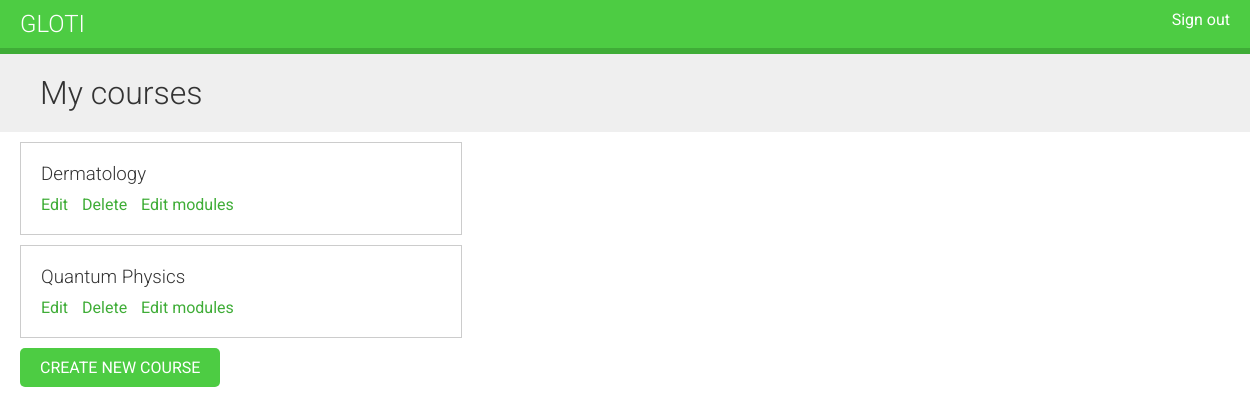
/course/mine/ (signed in), run on an earlier commit of the app's database.
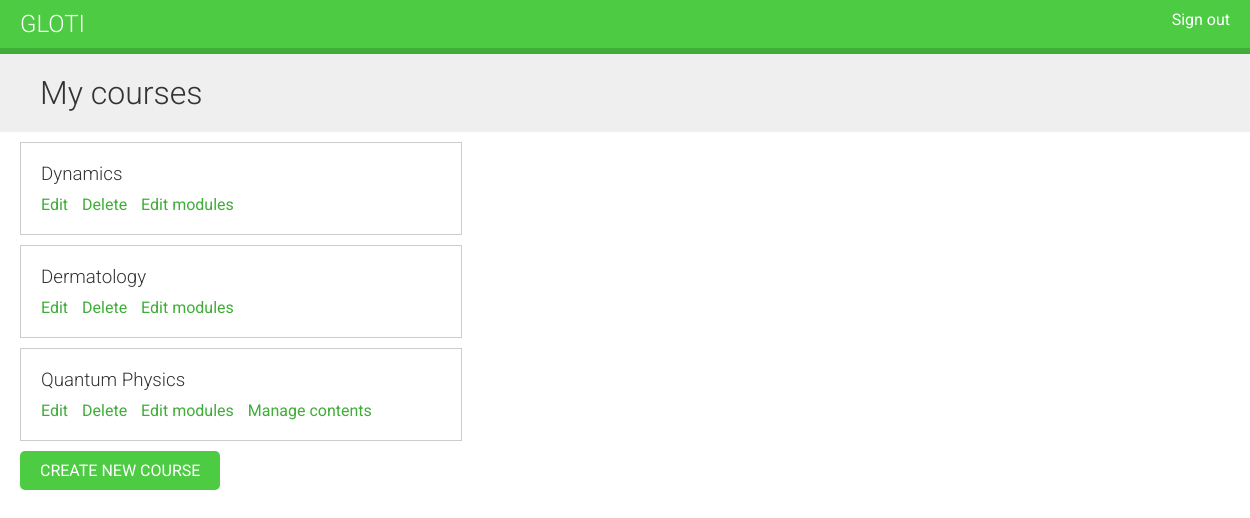
And on a later commit of the database.
### courses/models.py (models this page shows, shortened)
class Course(models.Model):
    owner = models.ForeignKey(User,
                              related_name='courses_created',
                              on_delete=models.CASCADE)
    subject = models.ForeignKey(Subject,
                                related_name='courses',
                                on_delete=models.CASCADE)
    title = models.CharField(max_length=200)
    slug = models.SlugField(max_length=200, unique=True)
    overview = models.TextField()
    created = models.DateTimeField(auto_now_add=True)
    students = models.ManyToManyField(User,
                                      related_name='courses_joined',
                                      blank=True)
    class Meta:
        ordering = ['-created']

### courses/views.py (the view)
class ManageCourseListView(ListView):
    model = Course
    template_name = 'courses/manage/course/list.html'
    """Allow only creators to manage their content
    """
    def get_queryset(self):
        qs= super().get_queryset()
        return qs.filter(owner=self.request.user)

### courses/templates/courses/manage/course/list.html (shortened to what this page needs)
{% extends "base.html" %}
{% block content %}
  <h1>My courses</h1>
  <div class="module">
    {% for course in object_list %}
      <div class="course-info">
        <h3>{{ course.title }}</h3>
        <p>
          <a href="{% url "course_edit" course.id %}">Edit</a>
          <a href="{% url "course_delete" course.id %}">Delete</a>
          <a href="{% url "course_module_update" course.id %}">Edit modules</a>
          {% if course.modules.count > 0 %}
            <a href="{% url "module_content_list" course.modules.first.id %}">
            Manage contents</a>
          {% endif %}
        </p>
      </div>
    {% empty %}
      <p>You haven't created any courses yet.</p>
    {% endfor %}
    <p>
      <a href="{% url "course_create" %}" class="button">Create new course</a>
    </p>
  </div>
{% endblock %}

What changed in the data, as far as the page shows it:
added Course: title "Dynamics"
shown differently, row unchanged: Course "Quantum Physics": now shows "Manage contents"
